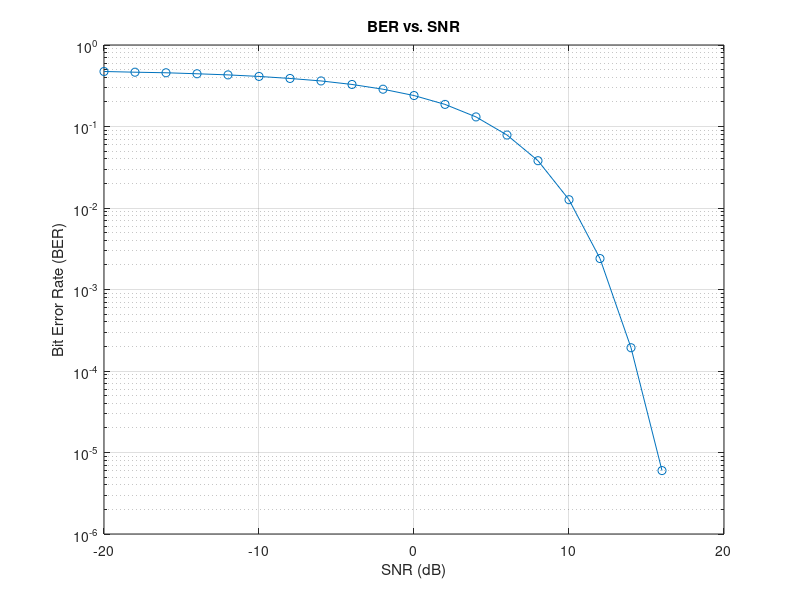

MATLAB code to generate this figure:
% Number of bits
N = 1e6;

% Define SNR range
snr_db = -20:2:20;

% Generate random binary data vector
data = randi([0, 1], 1, N);

% Calculate signal power
signal_power = sum(data.^2) / N;

% Linearize the SNR
snr_linear = 10.^(snr_db/10);

% Calculate noise power
noise_power = signal_power ./ snr_linear;

% Generate AWGN for all SNR values
noise = sqrt(noise_power') .* randn(numel(snr_db), N); % Transpose noise

% Received signal for all SNR values
Rx_sequence = data + noise;

% Decide whether Rx is zero or one for all SNR values
threshold = 0.5;
decoded_data = Rx_sequence >= threshold;

% Compare received and original data for all SNR values
bit_error = sum(data ~= decoded_data, 2);

% Calculate bit error rate (BER) for all SNR values
ber = bit_error / N;

% Plot BER vs SNR curve using semilogy
figure;
semilogy(snr_db, ber, 'o-');
xlabel('SNR (dB)');
ylabel('Bit Error Rate (BER)');
title('BER vs. SNR');
grid on;
